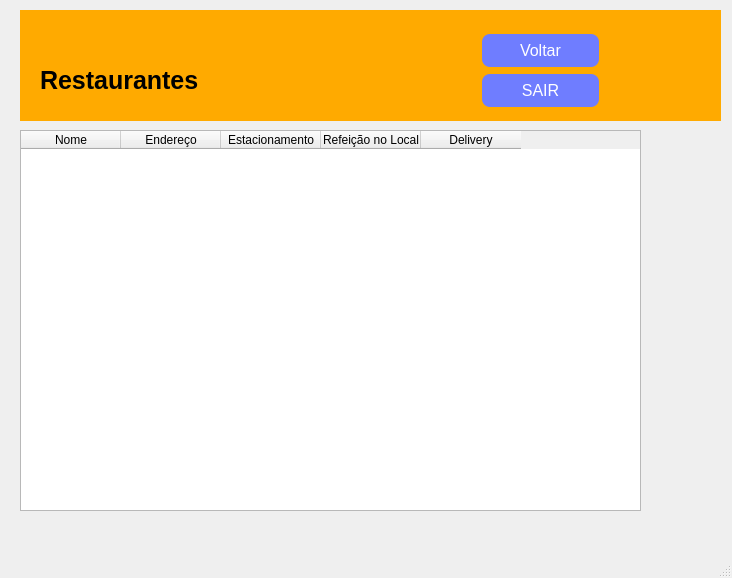
<?xml version="1.0" encoding="UTF-8"?>
<ui version="4.0">
 <class>MainWindow</class>
 <widget class="QMainWindow" name="MainWindow">
  <property name="geometry">
   <rect>
    <x>0</x>
    <y>0</y>
    <width>732</width>
    <height>578</height>
   </rect>
  </property>
  <property name="windowTitle">
   <string>MainWindow</string>
  </property>
  <widget class="QWidget" name="centralwidget">
   <widget class="QWidget" name="widget" native="true">
    <property name="geometry">
     <rect>
      <x>20</x>
      <y>10</y>
      <width>701</width>
      <height>111</height>
     </rect>
    </property>
    <property name="styleSheet">
     <string notr="true">background-color: rgb(255, 170, 0);</string>
    </property>
    <widget class="QPushButton" name="perfilButton">
     <property name="geometry">
      <rect>
       <x>600</x>
       <y>20</y>
       <width>81</width>
       <height>81</height>
      </rect>
     </property>
     <property name="cursor">
      <cursorShape>ArrowCursor</cursorShape>
     </property>
     <property name="styleSheet">
      <string notr="true">QPushButton {
    font-size: 30px;
    border-radius: 40px;
}

QPushButton:hover {
    background-color: rgb(255, 255, 255);
}

QPushButton[objectName=&quot;perfilButton&quot;] {
    qproperty-toolTip: &quot;Perfil&quot;;
}

QToolTip {
    font-family: 'SansSerif';
    font-size: 10pt;
}
</string>
     </property>
     <property name="text">
      <string/>
     </property>
     <property name="icon">
      <iconset>
       <normaloff>../imagens/perfil.png</normaloff>../imagens/perfil.png</iconset>
     </property>
     <property name="iconSize">
      <size>
       <width>80</width>
       <height>80</height>
      </size>
     </property>
    </widget>
    <widget class="QLabel" name="label">
     <property name="geometry">
      <rect>
       <x>20</x>
       <y>50</y>
       <width>221</width>
       <height>41</height>
      </rect>
     </property>
     <property name="font">
      <font>
       <pointsize>19</pointsize>
       <weight>75</weight>
       <bold>true</bold>
      </font>
     </property>
     <property name="text">
      <string>Restaurantes</string>
     </property>
    </widget>
    <widget class="QPushButton" name="pushButton_sair">
     <property name="geometry">
      <rect>
       <x>460</x>
       <y>60</y>
       <width>121</width>
       <height>41</height>
      </rect>
     </property>
     <property name="styleSheet">
      <string notr="true">QPushButton {
           
	background-color: rgb(111, 125, 255);
           border: none;
           color: white;
           padding: 10px 20px;
           text-align: center;
           text-decoration: none;
           display: inline-block;
           font-size: 16px;
           margin: 4px 2px;
           cursor: pointer;
           border-radius: 8px;
        }
        QPushButton:hover {
           background-color: rgb(85, 170, 255); 
        }</string>
     </property>
     <property name="text">
      <string>SAIR</string>
     </property>
    </widget>
    <widget class="QPushButton" name="pushButton_voltat">
     <property name="geometry">
      <rect>
       <x>460</x>
       <y>20</y>
       <width>121</width>
       <height>41</height>
      </rect>
     </property>
     <property name="styleSheet">
      <string notr="true">QPushButton {
           
	background-color: rgb(111, 125, 255);
           border: none;
           color: white;
           padding: 10px 20px;
           text-align: center;
           text-decoration: none;
           display: inline-block;
           font-size: 16px;
           margin: 4px 2px;
           cursor: pointer;
           border-radius: 8px;
        }
        QPushButton:hover {
           background-color: rgb(85, 170, 255); 
        }</string>
     </property>
     <property name="text">
      <string>Voltar</string>
     </property>
    </widget>
   </widget>
   <widget class="QTableWidget" name="tableWidget">
    <property name="geometry">
     <rect>
      <x>20</x>
      <y>130</y>
      <width>621</width>
      <height>381</height>
     </rect>
    </property>
    <column>
     <property name="text">
      <string>Nome</string>
     </property>
    </column>
    <column>
     <property name="text">
      <string>Endereço</string>
     </property>
    </column>
    <column>
     <property name="text">
      <string>Estacionamento</string>
     </property>
    </column>
    <column>
     <property name="text">
      <string>Refeição no Local</string>
     </property>
    </column>
    <column>
     <property name="text">
      <string>Delivery</string>
     </property>
    </column>
   </widget>
  </widget>
  <widget class="QMenuBar" name="menubar">
   <property name="geometry">
    <rect>
     <x>0</x>
     <y>0</y>
     <width>732</width>
     <height>26</height>
    </rect>
   </property>
  </widget>
  <widget class="QStatusBar" name="statusbar"/>
 </widget>
 <resources/>
 <connections/>
</ui>
